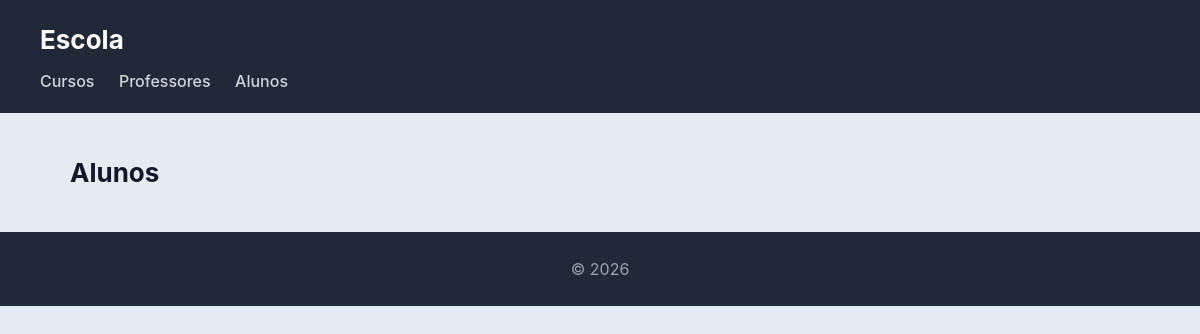
The page /escola/alunos/ on the database as committed earlier.
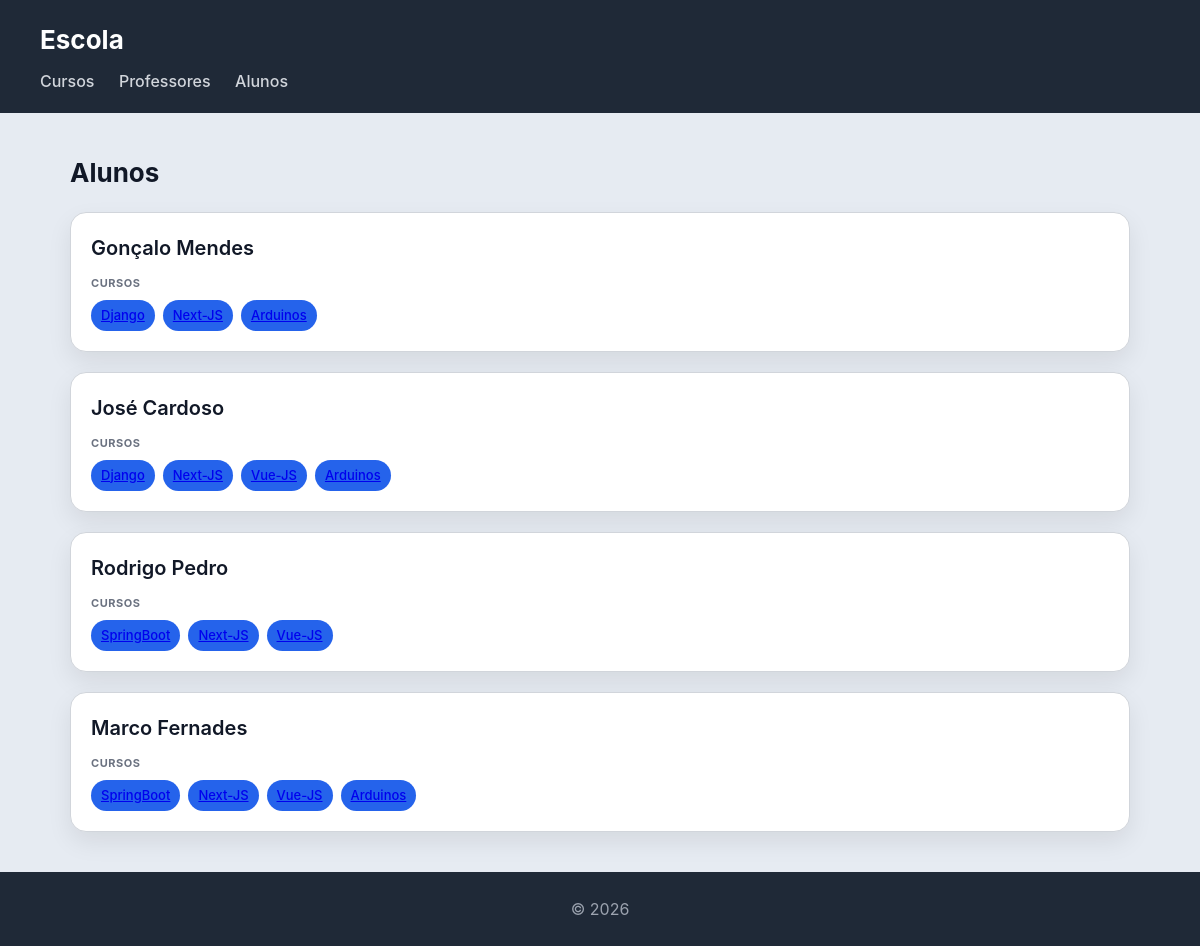
The same page on the database as committed later.
### escola/models.py (models this page shows)
class Aluno(models.Model):
    nome = models.CharField(max_length=100)
    numero = models.CharField(max_length=20, unique=True)
    def __str__(self):
        return self.nome

class Curso(models.Model):
    nome = models.CharField(max_length=100)
    imagem = models.ImageField(upload_to='cursos/')
    professor = models.ForeignKey(Professor, on_delete=models.CASCADE, related_name='cursos')
    alunos = models.ManyToManyField(Aluno, related_name='cursos')
    def __str__(self):
        return self.nome

### escola/views.py (the view)
# urls.py: path("alunos/", views.alunos_view, name="alunos"),
def alunos_view(request):
    alunos = Aluno.objects.prefetch_related("cursos").all()
    return render(request, "escola/alunos.html", {"alunos": alunos})

### escola/templates/escola/alunos.html
{% extends "escola/base.html" %}
{% block content %}
<h2>Alunos</h2>
<section>
    {% for aluno in alunos %}
    <article>
        <header>
            <h3>{{ aluno }}</h3>
        </header>
        <section>
            <h4>Cursos</h4>
            <ul>
                {% for curso in aluno.cursos.all %}
                    <li>
                        <a href="{% url 'curso' curso.id %}">
                        {{ curso }}
                        </a>
                    </li>
               {% endfor %}
            </ul>
        </section>
    </article>
    {% endfor %}
</section>
{% endblock %}

Rows that differ between the two databases and show on the page:
added Aluno: nome "Gonçalo Mendes"
added Curso: nome "Django"
added Curso: nome "Next-JS"
added Curso: nome "Arduinos"
added Aluno: nome "José Cardoso"
added Curso: nome "Vue-JS"
added Aluno: nome "Rodrigo Pedro"
added Curso: nome "SpringBoot"
added Aluno: nome "Marco Fernades"
